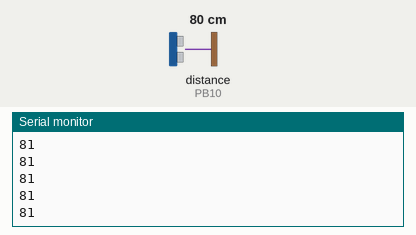
The sketch below on a simulated STM32 Blue Pill. On the bench: the last lines printed to the serial monitor. Inputs (shaded band) come from the test bench; at power-on: distance to the obstacle (sensor on PB10) 80 cm. The echo pulse lasts 58.3 µs per cm.

Above: at 1.2 s.
1.3 s: distance to the obstacle (sensor on PB10) set to 2 cm
At 1.37 s:
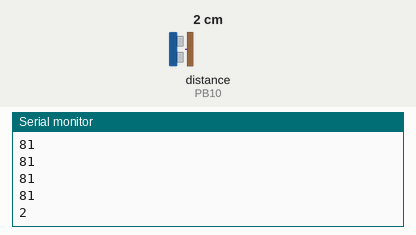
2.8 s: distance to the obstacle (sensor on PB10) set to 4 cm
At 2.88 s:
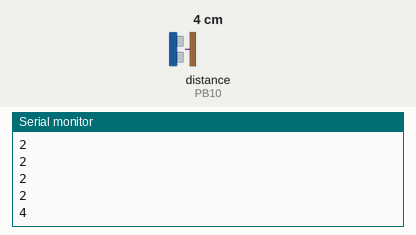
Timing chart, 0 to 5.8 s (numbered marks = the images above; inputs shaded):
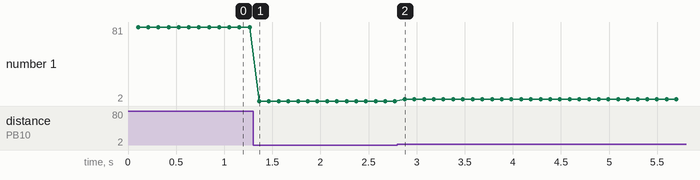

The sketch:

sonar_new_ping__2019_01_15_16_28_21_UTC_.ino
```cpp
#define trig PB13
#define echo PB10


#include<NewPing.h>
NewPing sonar(trig,echo);
int dist;


void setup() {
//   afio_cfg_debug_ports(AFIO_DEBUG_NONE);
  // put your setup code here, to run once:
Serial.begin(9600);
pinMode(trig,OUTPUT);
pinMode(echo,INPUT);
}

void loop() {
delay(100);
dist=sonar.ping_cm();
Serial.println(dist);

//digitalWrite(echo,1);
}
```

Measured:
- after the input at 1.3 s, the serial monitor: prints a new line after 0.06 s (image 1)
- after the input at 2.8 s, the serial monitor: prints a new line after 0.08 s (image 2)
- plotted number 1: 81 → 2 after the input at 1.3 s, 2 → 4 after the input at 2.8 s
